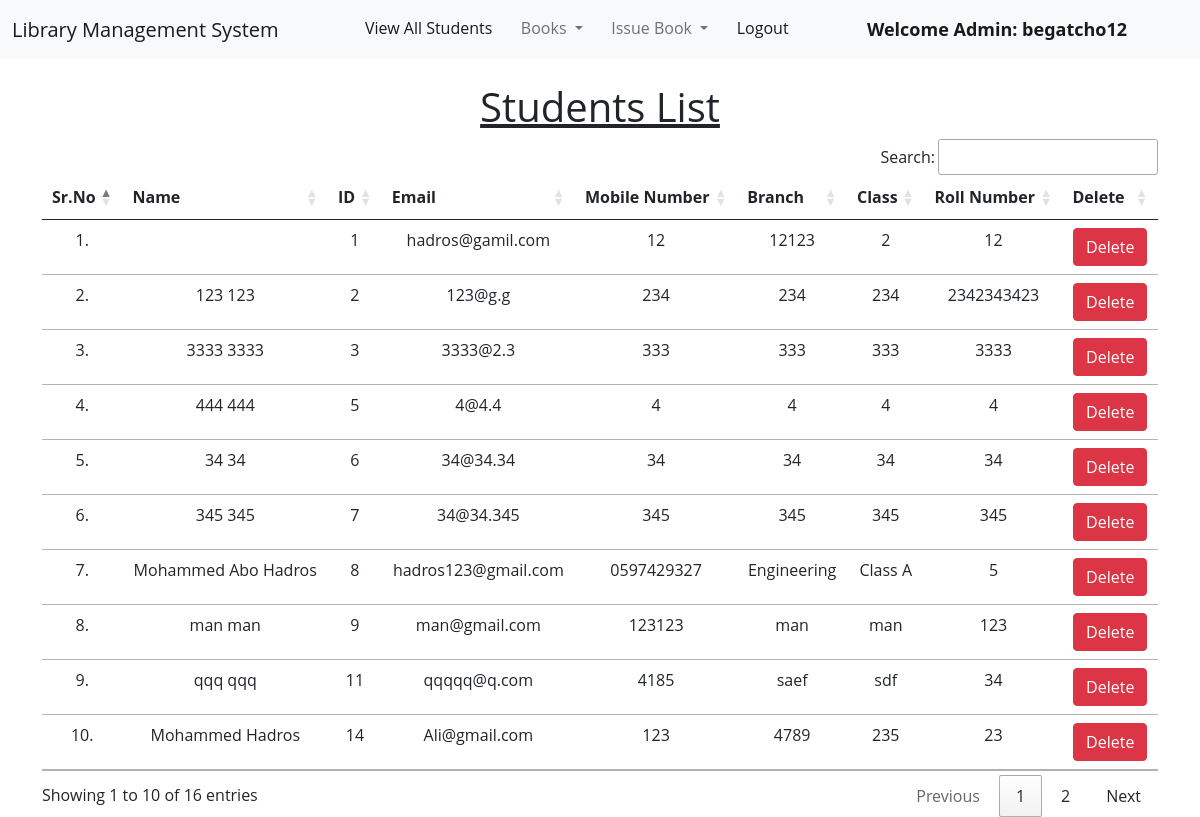
The app's page /view_students/ (signed in) with its own data.
### library_app/models.py (models this page shows, shortened)
class Student(models.Model):
    user=models.OneToOneField(User,on_delete=models.CASCADE)
    classroom=models.CharField(max_length=30)
    branch = models.CharField(max_length=30)
    roll_no = models.CharField(max_length=3, blank=True)
    phone = models.CharField(max_length=16, blank=True)
    image = models.ImageField(upload_to="", blank=True)

### library_app/views.py (the view)
# urls.py: path("view_students/" , views.view_students, name="view_students"),
@login_required(login_url = '/admin_login')
def view_students(request):
    students = Student.objects.all()
    return render(request, "library_app/view_students.html", {'students':students})

### library_app/templates/library_app/view_students.html
{% extends "admin_navbar.html" %} {% load static %} {% block css %}
<link rel="stylesheet" href="static/index.css"> {% endblock %} {% block body %}
<div class="container mt-4">
    <h1 class="text-center"><u>Students List</u></h1>
    <table class="table table-hover" id="example">
        <thead>
            <tr class="text-center">
                <th>Sr.No</th>
                <th>Name</th>
                <th>ID</th>
                <th>Email</th>
                <th>Mobile Number</th>
                <th>Branch</th>
                <th>Class</th>
                <th>Roll Number</th>
                <th>Delete</th>
            </tr>
        </thead>
        <tbody>
            {% for student in students %}
            <tr class="text-center">
                <td>{{forloop.counter}}.</td>
                <td>{{student.user.get_full_name}}</td>
                <td>{{student.user.id}}</td>
                <td>{{student.user.email}}</td>
                <td>{{student.phone}}</td>
                <td>{{student.branch}}</td>
                <td>{{student.classroom}}</td>
                <td>{{student.roll_no}}</td>
                <td><a href="/delete_student/{{student.id}}/" class="btn btn-danger" onclick="return confirm('Are you sure you want to delete this student?')">Delete</a></td>
            </tr>
            {% endfor %}
        </tbody>
    </table>
</div>{% endblock %}

### library_app/templates/admin_navbar.html (shortened to what this page needs)
<!doctype html>
<html lang="en">
<head>
    <link href="https://cdn.jsdelivr.net/npm/bootstrap@5.1.0/dist/css/bootstrap.min.css" rel="stylesheet">
    <link rel="stylesheet" href="https://cdn.datatables.net/1.10.25/css/jquery.dataTables.min.css">
    <link rel="stylesheet" href="https://cdn.datatables.net/buttons/1.7.1/css/buttons.dataTables.min.css">
    {% block css %} {% endblock %}
</head>
<body>
    <nav class="navbar navbar-expand-lg navbar-light bg-light">
        <div class="container-fluid">
            <a class="navbar-brand" href="#"> Library Management System</a>
            <div class="collapse navbar-collapse" id="navbarSupportedContent">
                <ul class="navbar-nav me-auto mb-2 mb-lg-0">
                    <li class="nav-item">
                        <a class="nav-link active" aria-current="page" href="/view_students/">View All Students</a>
                    </li>
                    <li class="nav-item dropdown">
                        <a class="nav-link dropdown-toggle" href="#" id="navbarDropdown" role="button" data-bs-toggle="dropdown" aria-expanded="false">
                  Books
                </a>
                    </li>
                    <li class="nav-item dropdown">
                        <a class="nav-link dropdown-toggle" href="#" id="navbarDropdown" role="button" data-bs-toggle="dropdown" aria-expanded="false">
                  Issue Book
                </a>
                    </li>
                    <li class="nav-item">
                        <a class="nav-link active" aria-current="page" href="/logout/">Logout</a>
                    </li>
                    <li class="nav-item">
                        <a style="font-weight:600; font-family:'Segoe UI', Tahoma, Geneva, Verdana, sans-serif; font-size: large;" class="nav-link active" href="#">Welcome Admin: {{request.user}}</a>
                    </li>
                </ul>
            </div>
        </div>
    </nav>
    {% block body %} {% endblock %}
</body>
</html>

### library_app/static/index.css (style rules this page uses)
* { -webkit-box-sizing: border-box; -moz-box-sizing: border-box; box-sizing: border-box; margin: 0; padding: 0; }
html { scroll-behavior: smooth; }
body { font-family: "Open Sans", sans-serif; }
:root { --main-color: #19c8fa; --transparent-color: rgb(15 116 143 / 70%); --section-padding: 100px; --weak-color: #777; }
ul { list-style: none; }

### records on screen
Student: user.id "1", user.email "hadros@gamil.com", phone "12", branch "12123", classroom "2", roll_no "12"
Student: user.get_full_name "123 123", user.id "2", user.email "123@g.g", phone "234", branch "234", classroom "234", roll_no "2342343423"
Student: user.get_full_name "3333 3333", user.id "3", user.email "3333@2.3", phone "333", branch "333", classroom "333", roll_no "3333"
Student: user.get_full_name "444 444", user.id "5", user.email "4@4.4", phone "4", branch "4", classroom "4", roll_no "4"
Student: user.get_full_name "34 34", user.id "6", user.email "34@34.34", phone "34", branch "34", classroom "34", roll_no "34"
Student: user.get_full_name "345 345", user.id "7", user.email "34@34.345", phone "345", branch "345", classroom "345", roll_no "345"
Student: user.get_full_name "Mohammed Abo Hadros", user.id "8", user.email "hadros123@gmail.com", phone "0597429327", branch "Engineering", classroom "Class A", roll_no "5"
Student: user.get_full_name "man man", user.id "9", user.email "man@gmail.com", phone "123123", branch "man", classroom "man", roll_no "123"
Student: user.get_full_name "qqq qqq", user.id "11", user.email "qqqqq@q.com", phone "4185", branch "saef", classroom "sdf", roll_no "34"
Student: user.get_full_name "Mohammed Hadros", user.id "14", user.email "Ali@gmail.com", phone "123", branch "4789", classroom "235", roll_no "23"

### other values on screen
{{ request.user }} "begatcho12"
